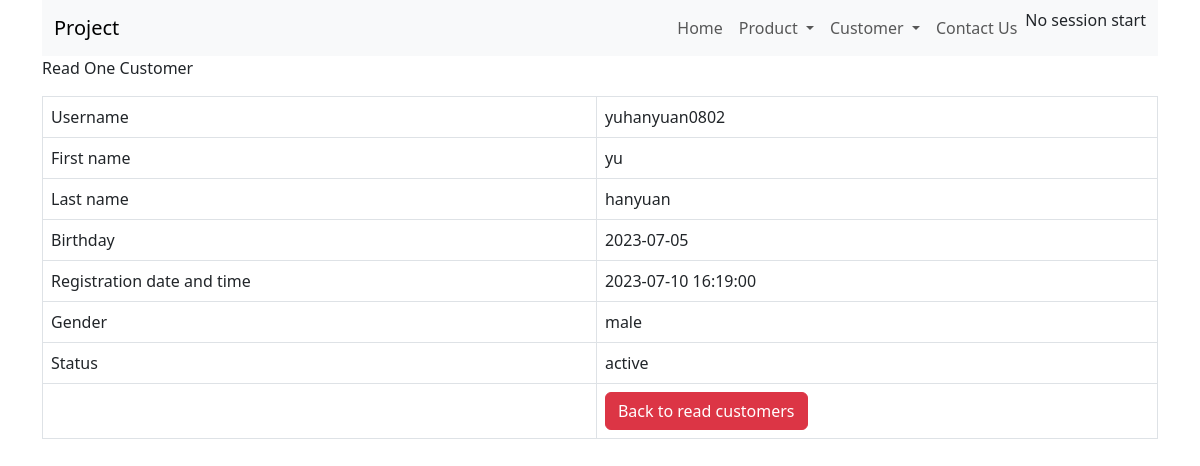
/customer_read_one.php?id=1, run on an earlier commit of the app's database.
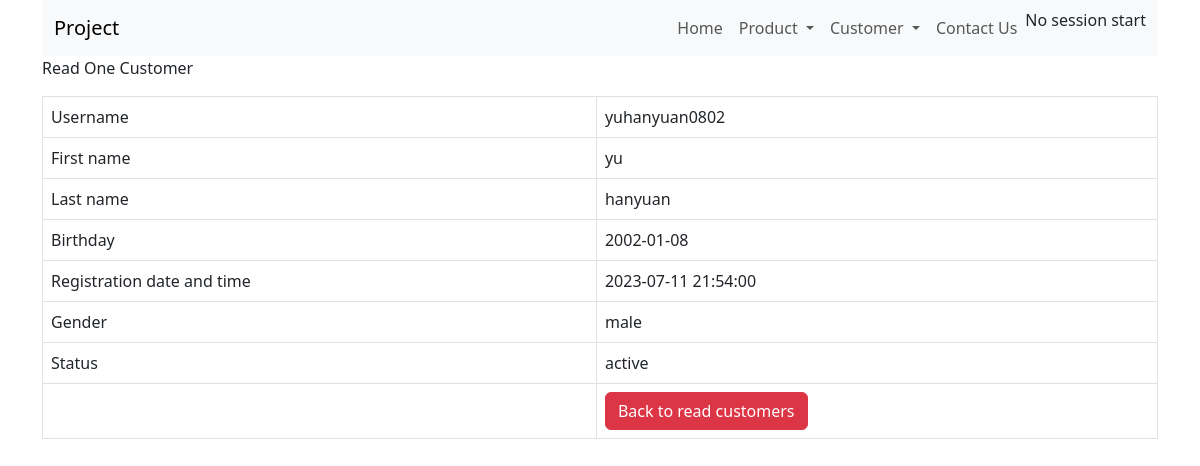
And on a later commit of the database.
### tables this page shows
CREATE TABLE `customers` (
  `user_id` int(11) NOT NULL,
  `username` varchar(20) NOT NULL,
  `first_name` varchar(20) NOT NULL,
  `last_name` varchar(20) NOT NULL,
  `password` varchar(255) NOT NULL,
  `email` varchar(30) NOT NULL,
  `date_of_birth` date NOT NULL,
  `registration_date_time` datetime NOT NULL DEFAULT current_timestamp() ON UPDATE current_timestamp(),
  `gender` enum('male','female') NOT NULL,
  `status` enum('active','inactive') NOT NULL DEFAULT 'active'
);

### customer_read_one.php (the view, shortened to what this page needs)
<!DOCTYPE HTML>
<html>
<head>
    <link href="https://cdn.jsdelivr.net/npm/bootstrap@5.3.0/dist/css/bootstrap.min.css" rel="stylesheet">
</head>
<body>
    <div class="container">
        <?php
        include 'menu/menu.php';
        ?>
        <div>
            <p>Read One Customer</>
        </div>
        <?php
        $id = isset($_GET['id']) ? $_GET['id'] : die('ERROR: Record ID not found.');
        include 'config/database.php';
        try {
            $query = "SELECT user_id, username, first_name, last_name, date_of_birth, registration_date_time, gender, status FROM customers WHERE user_id = :id ";
            $stmt = $con->prepare($query);
            $stmt->bindParam(":id", $id);
            $stmt->execute();
            $row = $stmt->fetch(PDO::FETCH_ASSOC);
            $username = $row['username'];
            $firstname = $row['first_name'];
            $lastname = $row['last_name'];
            $date_of_birth = $row['date_of_birth'];
            $registration_date_time = $row['registration_date_time'];
            $gender = $row['gender'];
            $status = $row['status'];
        }
        catch (PDOException $exception) {
            die('ERROR: ' . $exception->getMessage());
        }
        ?>
        <table class='table table-hover table-responsive table-bordered'>
            <tr>
                <td>Username</td>
                <td><?php echo htmlspecialchars($username, ENT_QUOTES);  ?></td>
            </tr>
            <tr>
                <td>First name</td>
                <td><?php echo htmlspecialchars($firstname, ENT_QUOTES);  ?></td>
            </tr>
            <tr>
                <td>Last name</td>
                <td><?php echo htmlspecialchars($lastname, ENT_QUOTES);  ?></td>
            </tr>
            <tr>
                <td>Birthday</td>
                <td><?php echo htmlspecialchars($date_of_birth, ENT_QUOTES);  ?></td>
            </tr>
            <tr>
                <td>Registration date and time</td>
                <td><?php echo htmlspecialchars($registration_date_time, ENT_QUOTES);  ?></td>
            </tr>
            <tr>
                <td>Gender</td>
                <td><?php echo htmlspecialchars($gender, ENT_QUOTES);  ?></td>
            </tr>
            <tr>
                <td>Status</td>
                <td><?php echo htmlspecialchars($status, ENT_QUOTES);  ?></td>
            </tr>
            <tr>
                <td></td>
                <td>
                    <a href='customer_read.php' class='btn btn-danger'>Back to read customers</a>
                </td>
            </tr>
        </table>
    </div>
</body>
</html>

What changed in the data, as far as the page shows it:
changed customers "yuhanyuan0802": date_of_birth "2023-07-05" → "2002-01-08"; registration_date_time "2023-07-10 16:19:00" → "2023-07-11 21:54:00"
